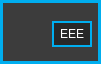
<?xml version="1.0" encoding="UTF-8"?>
<ui version="4.0">
 <class>keyBoxForm</class>
 <widget class="QWidget" name="keyBoxForm">
  <property name="geometry">
   <rect>
    <x>0</x>
    <y>0</y>
    <width>101</width>
    <height>64</height>
   </rect>
  </property>
  <property name="windowTitle">
   <string>Form</string>
  </property>
  <property name="autoFillBackground">
   <bool>false</bool>
  </property>
  <property name="styleSheet">
   <string notr="true">QWidget
{
	background:		rgb(60, 60, 60);
	border: 3px solid rgb(0,174,239);
}

/* ---------- QLabels ------------*/
QLabel
{
	background:		none;
	color: 				white;
	font: 				10pt &quot;Corbel&quot;;
	border:				none;
}

QLabel:hover
{
	border:				none;
}

/*---------- QPushButton ---------*/
QToolButton
{
	background: none;
	border: none;
	image: url(:/resources/openkeywindow1_inactive.png);
}

QToolButton:pressed
{
	background: none;
	border: none;
	image: url(:/resources/openkeywindow1_active.png);
}

/* ---------- QLineEdit ------------*/
QLineEdit
{
	font: 12px &quot;Droid Sans Mono&quot;;
	background: rgb(40, 40, 40);
	border: 2px solid rgb(0,174,239);
	border-radius: 0px;
	color: white;
	padding-left: 2px;
	padding-bottom: 2px;
}

QLineEdit:focus
{
	border: 2px solid white;
	outline: none;
}

/*-------QToolTip-------*/
QToolTip
{
	color: rgb(255, 255, 255);
	background: rgba(40, 40, 40, 140);
	border: 1px solid rgb(120, 120, 120);
	padding: 2px;
}</string>
  </property>
  <widget class="QToolButton" name="keyBackground">
   <property name="geometry">
    <rect>
     <x>0</x>
     <y>0</y>
     <width>101</width>
     <height>64</height>
    </rect>
   </property>
   <property name="toolTip">
    <string>Click this key box to&lt;br&gt; select it for copy/paste functionality</string>
   </property>
   <property name="styleSheet">
    <string notr="true">image: none;</string>
   </property>
   <property name="text">
    <string/>
   </property>
  </widget>
  <widget class="QLineEdit" name="keyName">
   <property name="geometry">
    <rect>
     <x>52</x>
     <y>21</y>
     <width>40</width>
     <height>26</height>
    </rect>
   </property>
   <property name="toolTip">
    <string notr="true">Key Name&lt;p&gt;Set the name of this key.</string>
   </property>
   <property name="styleSheet">
    <string notr="true">QLineEdit
{
	padding-top: 1px;
}

QToolTip
{
	width: 45px;
}</string>
   </property>
   <property name="inputMethodHints">
    <set>Qt::ImhNone</set>
   </property>
   <property name="text">
    <string>EEE</string>
   </property>
   <property name="maxLength">
    <number>4</number>
   </property>
   <property name="alignment">
    <set>Qt::AlignCenter</set>
   </property>
  </widget>
  <widget class="QToolButton" name="openWindow">
   <property name="geometry">
    <rect>
     <x>7</x>
     <y>13</y>
     <width>40</width>
     <height>40</height>
    </rect>
   </property>
   <property name="font">
    <font>
     <family>Futura</family>
     <pointsize>10</pointsize>
    </font>
   </property>
   <property name="toolTip">
    <string>Open this key's modulation window.</string>
   </property>
   <property name="text">
    <string/>
   </property>
  </widget>
 </widget>
 <resources/>
 <connections/>
</ui>
